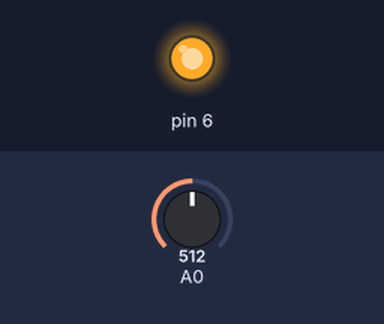
Recording of a sketch running on a simulated Arduino Uno, built with avr-gcc and run on an emulated ATmega328P. Parts: output pins drawn as LEDs (lit = HIGH). The inputs (shaded band) are chosen by the test bench; at power-on: A0 = 512.

Above: at 1.2 s.
1.3 s: A0 set to 987
2.8 s: A0 set to 1013
At 3.7 s:
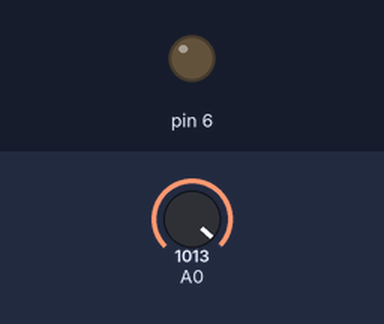
Timing chart, 0 to 5.8 s (numbered marks = the images above; inputs shaded):
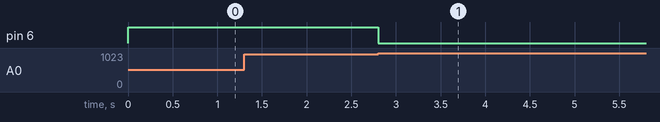

Measured:
- the behaviour switches between 999 and 1000 on A0 (found by bisection; images 0 and 1)
- after the input at 1.3 s, every drawn part: stays the same
- after the input at 2.8 s, pin 6: HIGH → LOW at once

The sketch:

RelayClicker.ino
```cpp
unsigned long int timer = 0;
unsigned long int ontime = 0;
unsigned long int offtime = 0;

void setup() {
  // put your setup code here, to run once:
pinMode(6, OUTPUT);

Serial.begin(115200);
}

void loop() {
  // put your main code here, to run repeatedly:


  digitalWrite(6, HIGH);
  timer = millis();
  while(analogRead(0)<1000){}
  ontime = millis() - timer;


  digitalWrite(6, LOW);
  timer = millis();
  while(analogRead(0)>25){}
  offtime = millis() - timer;

  Serial.print(ontime);
  Serial.print("  ");
  Serial.println(offtime);


}
```
